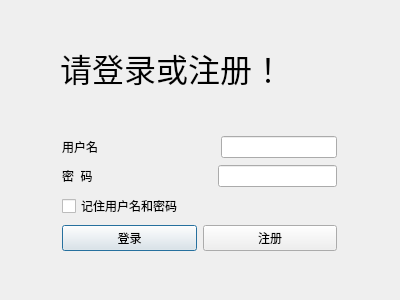
<?xml version="1.0" encoding="UTF-8"?>
<ui version="4.0">
 <class>LoginDialog</class>
 <widget class="QDialog" name="LoginDialog">
  <property name="geometry">
   <rect>
    <x>0</x>
    <y>0</y>
    <width>400</width>
    <height>300</height>
   </rect>
  </property>
  <property name="windowTitle">
   <string>Dialog</string>
  </property>
  <widget class="QLabel" name="label">
   <property name="geometry">
    <rect>
     <x>60</x>
     <y>43</y>
     <width>280</width>
     <height>49</height>
    </rect>
   </property>
   <property name="font">
    <font>
     <family>Agency FB</family>
     <pointsize>24</pointsize>
    </font>
   </property>
   <property name="text">
    <string>请登录或注册！</string>
   </property>
  </widget>
  <widget class="QWidget" name="layoutWidget">
   <property name="geometry">
    <rect>
     <x>62</x>
     <y>135</y>
     <width>275</width>
     <height>121</height>
    </rect>
   </property>
   <layout class="QVBoxLayout" name="verticalLayout">
    <item>
     <layout class="QHBoxLayout" name="horizontalLayout_4">
      <item>
       <widget class="QLabel" name="label_2">
        <property name="text">
         <string>用户名</string>
        </property>
       </widget>
      </item>
      <item>
       <spacer name="horizontalSpacer_2">
        <property name="orientation">
         <enum>Qt::Horizontal</enum>
        </property>
        <property name="sizeHint" stdset="0">
         <size>
          <width>40</width>
          <height>20</height>
         </size>
        </property>
       </spacer>
      </item>
      <item>
       <widget class="QLineEdit" name="lineEdit"/>
      </item>
     </layout>
    </item>
    <item>
     <layout class="QHBoxLayout" name="horizontalLayout_3">
      <item>
       <widget class="QLabel" name="label_3">
        <property name="text">
         <string>密  码</string>
        </property>
       </widget>
      </item>
      <item>
       <spacer name="horizontalSpacer">
        <property name="orientation">
         <enum>Qt::Horizontal</enum>
        </property>
        <property name="sizeHint" stdset="0">
         <size>
          <width>40</width>
          <height>20</height>
         </size>
        </property>
       </spacer>
      </item>
      <item>
       <widget class="QLineEdit" name="lineEdit_2"/>
      </item>
     </layout>
    </item>
    <item>
     <layout class="QHBoxLayout" name="horizontalLayout_2">
      <item>
       <widget class="QCheckBox" name="checkBox">
        <property name="enabled">
         <bool>true</bool>
        </property>
        <property name="text">
         <string>记住用户名和密码</string>
        </property>
        <property name="checked">
         <bool>false</bool>
        </property>
       </widget>
      </item>
      <item>
       <spacer name="horizontalSpacer_3">
        <property name="orientation">
         <enum>Qt::Horizontal</enum>
        </property>
        <property name="sizeHint" stdset="0">
         <size>
          <width>40</width>
          <height>20</height>
         </size>
        </property>
       </spacer>
      </item>
     </layout>
    </item>
    <item>
     <layout class="QHBoxLayout" name="horizontalLayout">
      <item>
       <widget class="QPushButton" name="pushButton">
        <property name="text">
         <string>登录</string>
        </property>
       </widget>
      </item>
      <item>
       <widget class="QPushButton" name="pushButton_2">
        <property name="text">
         <string>注册</string>
        </property>
       </widget>
      </item>
     </layout>
    </item>
   </layout>
  </widget>
 </widget>
 <resources/>
 <connections/>
</ui>
